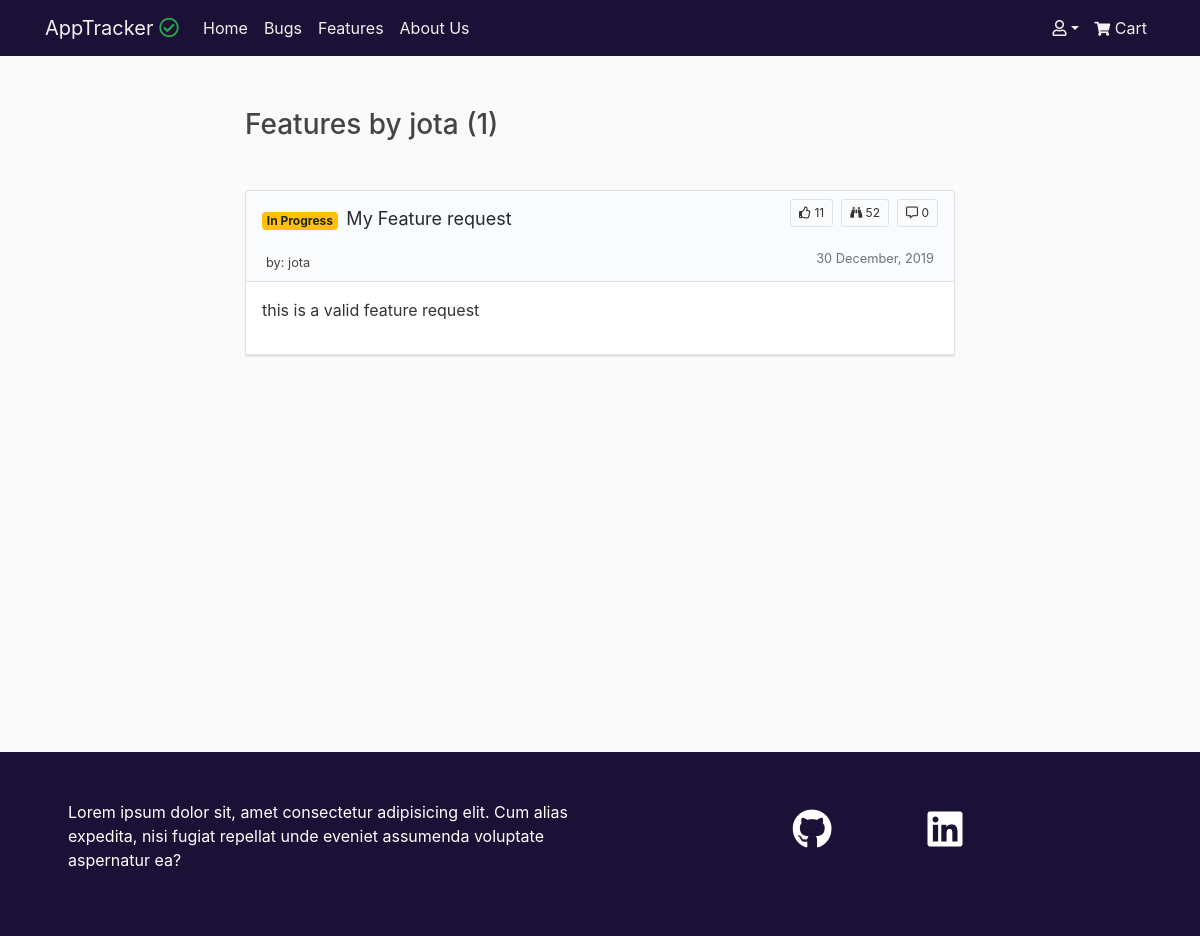
Page /tickets/user-features/jota/ on the earlier database version.
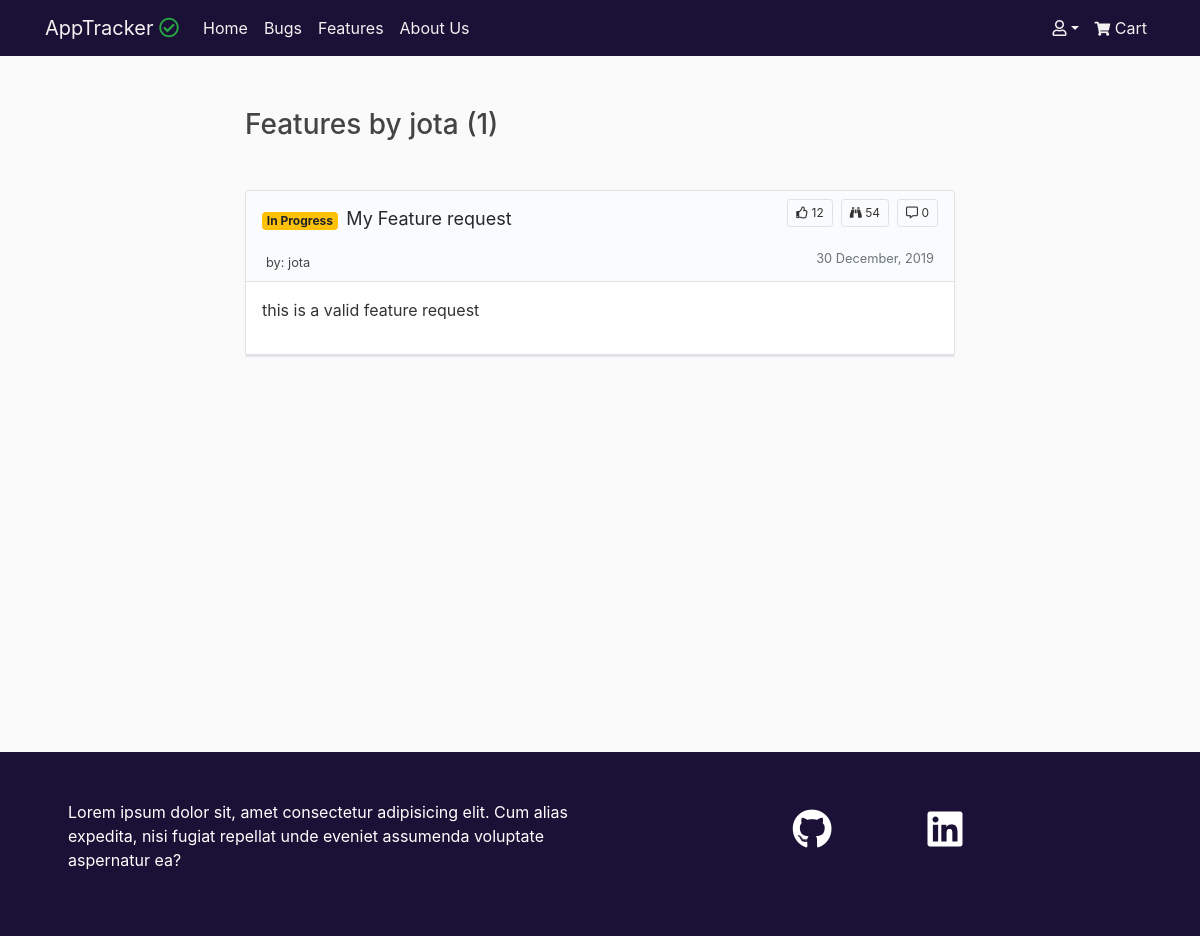
Same page on the later database version.
### tickets/models.py (models this page shows, shortened)
class Ticket(models.Model):
    STATUS = (
        ('In Progress', 'In Progress'),
        ('Completed', 'Completed'),
        ('Pending', 'Pending')
    )
    ISSUE = (
        ('Bug', 'Bug'),
        ('Feature', 'Feature')
    )
    title = models.CharField(max_length=75)
    description = models.TextField()
    date_posted = models.DateTimeField(default=timezone.now)
    username = models.ForeignKey(User, on_delete=models.CASCADE)
    status = models.CharField(max_length=20, choices=STATUS,default='Pending')
    issue = models.CharField(max_length=20, choices=ISSUE, default='Bug')
    upvotes = models.PositiveIntegerField(default=0)
    views = models.PositiveIntegerField(default=0)

### tickets/views.py (the view)
# urls.py: path('user-features/<username>/', views.UserFeatureListView.as_view(template_name='tickets/user_tickets.html'), name='user_features'),
class UserFeatureListView(ListView):
    paginate_by = 5
    model = Ticket
    def get_queryset(self, *args, **kwargs):
        username = get_object_or_404(User, username=self.kwargs.get('username'))
        return Ticket.objects.filter(issue='Feature', username=username).order_by('-date_posted')
    def get_context_data(self, **kwargs):
        context = super().get_context_data(**kwargs)
        context['type'] = 'Features'
        is_paginated = True
        return context

### cart/context.py (called while the page is built, shortened)
def cart_contents(request):
    price = 10
    total = 0
    tickets_count = 0
    cart = request.session.get('cart', {})
    cart_items = []
    upvote_list = []
    return {'tickets_count': tickets_count,
            'cart_items': cart_items,
            'total': total,
            'price': price,
            'upvote_list': upvote_list}

### tickets/templates/tickets/user_tickets.html (shortened to what this page needs)
{% extends 'base.html' %}
{% block content %}
    <div class="col-12 col-lg-8 mx-auto mt-5 pt-1 mb-5 pb-5">
        <h3 class="mb-5">{{ type }} by {{ view.kwargs.username }} ({{ page_obj.paginator.count }})</h1>
        {% for ticket in object_list %}
            <article class="border border-color-faded rounded-sm my-3 box-shadow bg-gray-light">
                <div class="px-3">
                    <div class="d-flex justify-content-between my-1">
                        <div class="d-flex flex-grow-1 flex-shrink-1 ">
                            <h2><span
                                    class="badge badge-secondary badge-ticket badge-ticket-{{ ticket.status|lower|cut:' ' }}">{{ ticket.status }}
                                </span>
                                <a class="text-decoration-none header-normal"
                                    href="{% url 'tickets:detail' ticket.id %}">{{ ticket.title }}</a></h2>
                        </div>
                        <div class="d-flex align-self-start ml-3 my-1">
                            <div class="border border-color-faded rounded-sm py-1 px-2 ml-2 badge-ticket"><i class="far fa-thumbs-up"></i>  {{ ticket.upvotes }}</div>
                            <div class="border border-color-faded rounded-sm py-1 px-2 ml-2 badge-ticket"><i class="fas fa-binoculars"></i>  {{ ticket.views }}</div>
                            <div class="border border-color-faded rounded-sm py-1 px-2 ml-2 badge-ticket"><i class="far fa-comment-alt"></i>  {{ ticket.comments.count }}</div>
                        </div>
                    </div>
                </div>
                <div class="pb-1">
                    <div class="px-3">
                        <div class="d-flex justify-content-between py-1 px-1">
                            <div class="d-flex flex-grow-1 flex-shrink-1">
                                {% if type == 'Bugs' %}
                                <a class="mr-2 text-decoration-none"
                                    href="{% url 'tickets:user_bugs' ticket.username.username %}"><small>by: {{ ticket.username }}</small></a>
                                {% elif type == 'Features' %}
                                <a class="mr-2 text-decoration-none"
                                    href="{% url 'tickets:user_features' ticket.username.username %}"><small>by: {{ ticket.username }}</small></a>
                                {% endif %}
                            </div>
                            <div class="d-flex align-self-start">
                                <small class="text-muted">{{ ticket.date_posted|date:"d F, Y" }}</small>
                            </div>
                        </div>
                    </div>
                </div>
                <div class="border-bottom border-top bg-white">
                    <div class="p-3">
                        <div class="">{{ ticket.description|linebreaks|truncatechars_html:200 }}</div>
                    </div>
                </div>
            </article>
        {% endfor %}
    </div>
{% endblock %}

Differences in the rows shown:
changed Ticket "My Feature request": upvotes "11" → "12"; views "52" → "54"
